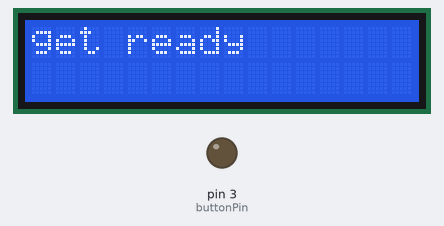
Bench run of a sketch on a simulated Arduino Uno, built with avr-gcc and run on an emulated ATmega328P. On the bench: 16×2 character LCD, output pins drawn as LEDs (lit = HIGH). Random numbers use the default seed unless the sketch sets one.

Above: at 0.3 s.
At 59.35 s:
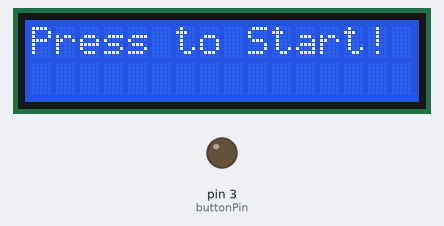
At 120.8 s:
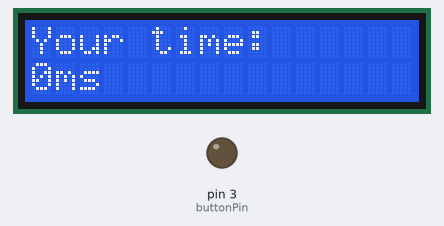

The sketch:

LAB10copy.ino
```cpp
#include <LiquidCrystal.h>  // Include the LiquidCrystal library for the LCD

// Define the pin connected to the pushbutton
const int buttonPin = 3;

// Define the LCD pin connections: RS, Enable, Data4, Data5, Data6, Data7
const int rs = 7, en = 8, d4 = 9, d5 = 10, d6 = 11, d7 = 12;

LiquidCrystal lcd(rs, en, d4, d5, d6, d7);  // Create an LCD object

void setup() {
  pinMode(buttonPin, 3);      // Set the button pin as 3
  lcd.begin(16, 2);           // Initialize LCD type (x columns, y rows)
  Serial.begin(9600);         // Start Serial Monitor for debugging output
  randomSeed(analogRead(0));  // Seed the random number generator
}

void loop() {
  lcd.clear();  // Clear the LCD screen
  lcd.print("Press to Start!");  // Display instruction to the player

  // Just waiting here until the player presses the button (HIGH to LOW)
  while (digitalRead(buttonPin) == HIGH) {}  // DONT WORRY HOW THIS WORKS NOW

  // Small delay to remove mechanical button bounce noise
  delay(200);
  reactionGame();
}

// Call the function that runs the reaction timer game

void reactionGame() {
  lcd.clear();
  lcd.print("get ready");  //informs player to be ready
  delay(random(3000,6000));
  lcd.clear();
  lcd.print("PRESS THE BUTTON");

  // Need to be defined!!!
unsigned long startTime = millis();  // Record the time right button press

// Don’t worry about how this works, only that the code below waits until ...
// the player presses the button.
while (digitalRead(buttonPin) == HIGH) {
  // This keeps running until the player reacts and presses the button
}
// Use the start time recorded above (startTime) and the current time to ...
// calculate how long the player took to press the button.
unsigned long reactionTime = millis() - startTime;

// Display the reaction time on the LCD
lcd.clear();
lcd.print("Your time:");
lcd.setCursor(0, 1);      // Move to the second row
lcd.print(reactionTime);  // Show the reaction time in milliseconds
lcd.print("ms");

delay(3000);  // Keep the result displayed for 3 seconds before restarting
}
```

Measured:
- what the display in image 0 shows lasts 4.2 s, from 0.3 s to 4.5 s
- what the display in image 2 shows lasts 3.0 s, from 120.8 s to 123.8 s
